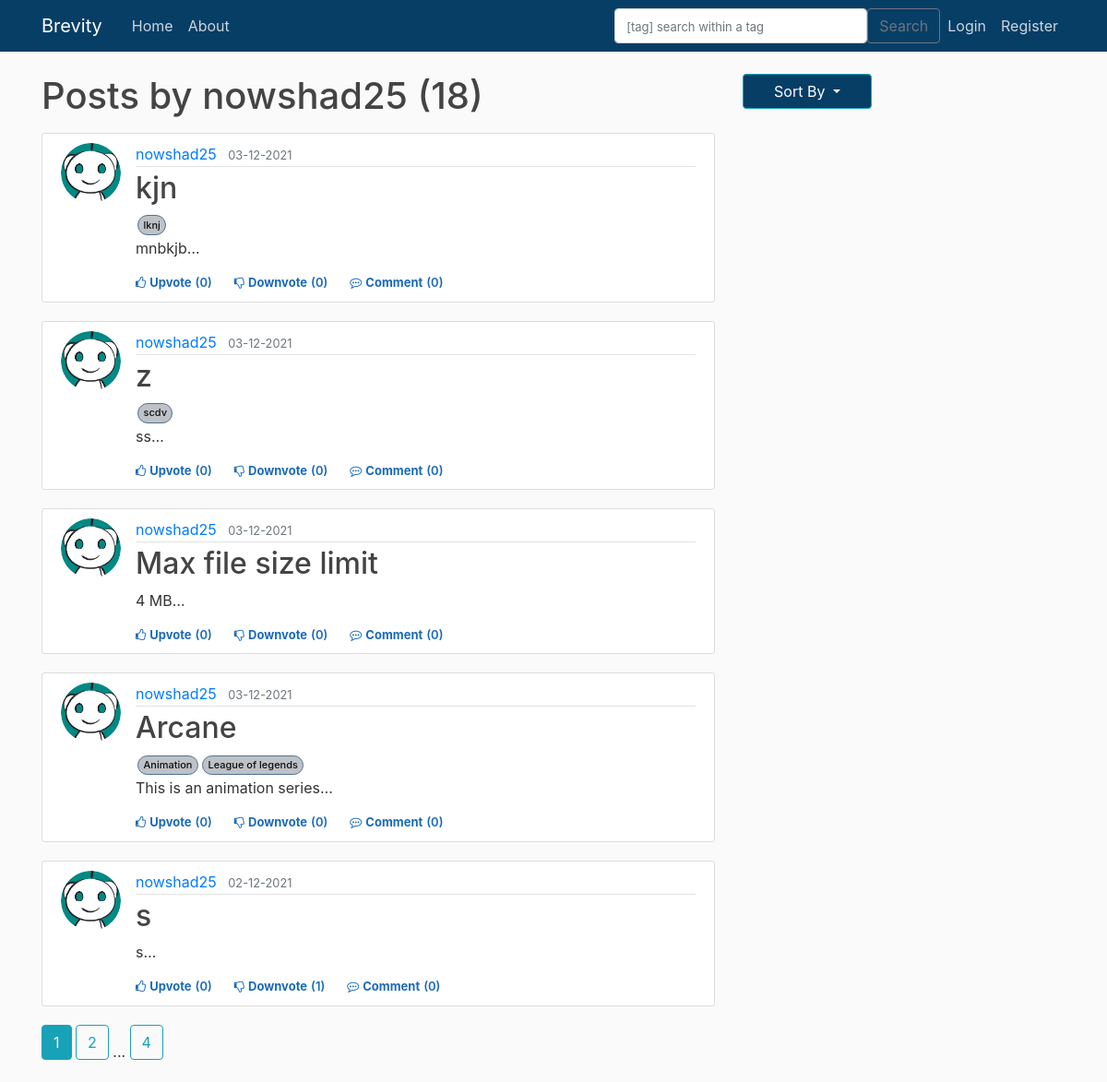
Before: /user/nowshad25 with the older database file.
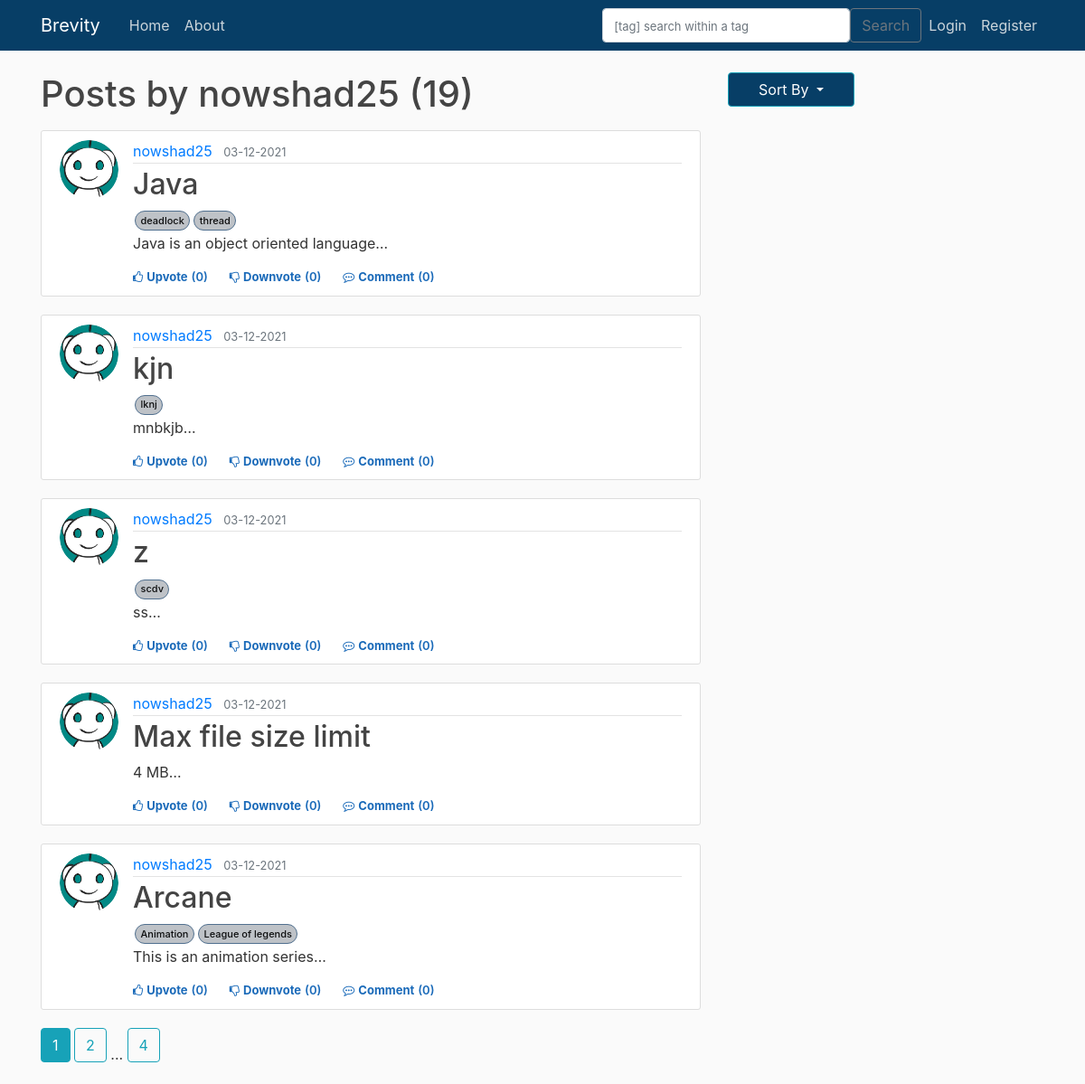
After: the same page with the newer database file.
### brevity/models.py (models this page shows, shortened)
class Post(db.Model):
    id = db.Column(db.Integer, primary_key=True)
    title = db.Column(db.String(100), nullable=False)
    date_posted = db.Column(db.DateTime, nullable=False, default=datetime.utcnow)
    content = db.Column(db.Text, nullable=False)
    user_id = db.Column(db.Integer, db.ForeignKey('user.id'), nullable=False)
    tags = db.relationship('Tag', backref='post', cascade="all, delete", lazy='dynamic')
    upvotes = db.relationship('Upvote', backref='post', lazy='dynamic')
    downvotes = db.relationship('Downvote', backref='post', lazy='dynamic')
    comments = db.relationship('Comment', backref='post', lazy='dynamic')
    resources = db.relationship('ResourceFile', backref='post', lazy='dynamic')

class User(db.Model, UserMixin):
    id = db.Column(db.Integer, primary_key=True)
    username = db.Column(db.String(20), unique=True, nullable=False)
    email = db.Column(db.String(120), unique=True, nullable=False)
    image_file = db.Column(db.String(20), nullable=False, default='default.jpg')
    password = db.Column(db.String(60), nullable=False)
    posts = db.relationship('Post', backref='author', lazy=True)                    #By default SQLAlchemy guess the relationship to be one to many as posts returns a list of post.
    upvoted = db.relationship('Upvote', foreign_keys='Upvote.user_id', backref='user', lazy='dynamic')
    downvoted = db.relationship('Downvote', foreign_keys='Downvote.user_id', backref='user', lazy='dynamic')
    commented = db.relationship('Comment', backref='author', lazy=True)

class Tag(db.Model):
    tag = db.Column(db.String(50), nullable=False, unique=True, primary_key=True)
    post_id = db.Column(db.Integer, db.ForeignKey('post.id'), primary_key=True)

### brevity/users/routes.py (the view)
@users.route("/user/<string:username>")
def user_posts(username):
    form=SearchForm()
    page = request.args.get('page', 1, type=int)
    user = User.query.filter_by(username=username).first_or_404()
    posts = (Post.query.filter_by(author = user)
        .order_by(Post.date_posted.desc())
        .paginate(page = page, per_page = 5)
        )
    return render_template('user_posts.html', posts=posts, form=form, user=user)

### brevity/main/forms.py
class SearchForm(FlaskForm):
    searched = TextAreaField('Searched', validators=[DataRequired()])
    submit = SubmitField('Submit')

### brevity/templates/user_posts.html
{% extends "layout.html" %}
{% block content %}
    <h1 class="mb-3">Posts by {{ user.username }} ({{ posts.total }})</h1>
    {% for post in posts.items %}
        <article class="media content-section">
            <img class="rounded-circle article-img" src="{{ url_for('static', filename = 'profile_pics/' + post.author.image_file)}}">
            <div class="media-body">
                <div class="article-metadata">
                    <a class="mr-2" href="{{ url_for('users.user_posts', username=post.author.username) }}">{{ post.author.username }}</a>
                    <small class="text-muted">{{ post.date_posted.strftime('%d-%m-%Y') }}</small>
                </div>
                <h2><a class="article-title" href="{{ url_for('posts.post', post_id=post.id) }}">{{ post.title }}</a></h2>
                <div class="d-flex ps-relative">
                  {% for tag in post.tags %}
                          <a href="{{ url_for('main.search',form_val=tag.tag, type=1) }}" class="post-tag" >{{tag.tag}}</a>
                  {% endfor %}
                </div>
                <p class="article-content">{{ post.content[:200] }}<span>&#8230;</span></p>
                <div>
                  {% if current_user.is_authenticated %}
                      <div class="d-flex flex-row fs-12" id="vote{{post.id}}">
                          {% if not current_user.has_upvoted_post(post) %}
                              <div class="like cursor votestyle vote" post_id="{{post.id}}" action="upvote"><i class="fa fa-thumbs-o-up"></i><span class="ml-1">Upvote</span></div>
                              <div class="like vote_count" ><span class="ml-1 mr-4">({{post.upvotes.count()}})</span></div>
                          {% else %}
                              <div class="like cursor upvotedstyle vote" post_id="{{post.id}}" action="upvote"><i class="fa fa-thumbs-o-up"></i><span class="ml-1">Upvoted</span></div>
                              <div class="like upvoted_count" ><span class="ml-1 mr-4">({{post.upvotes.count()}})</span></div>
                          {% endif %}
                          {% if not current_user.has_downvoted_post(post) %}
                              <div class="like downvotecursor votestyle vote" post_id="{{post.id}}" action="downvote"><i class="fa fa-thumbs-o-down"></i><span class="ml-1">Downvote</span></div>
                              <div class="like vote_count"><span class="ml-1 mr-4">({{post.downvotes.count()}})</span></div>
                          {% else %}
                              <div class="like downvotecursor downvotedstyle vote" post_id="{{post.id}}" action="downvote"><i class="fa fa-thumbs-o-down"></i><span class="ml-1">Downvoted</span></div>
                              <div class="like downvoted_count"><span class="ml-1 mr-4">({{post.downvotes.count()}})</span></div>
                          {% endif %}
                          <div class="like cursor comment"><i class="fa fa-commenting-o"></i><span class="ml-1"><a class="mr-1 like cursor comment" href="{{ url_for('posts.post', post_id=post.id) }}">Comment</a></span></div>
                          <div class="like comment_count"><span class="ml-0">({{post.comments.count()}})</span></div>
                      </div>
                  {% else %}
                      <div class="d-flex flex-row fs-12">
                          <div class="like cursor unauthorised_upvote"><i class="fa fa-thumbs-o-up"></i><span class="ml-1"><a class="like cursor unauthorised_upvote" href="{{ url_for('posts.vote_action', post_id=post.id, action='unauthorized_upvote')}}">Upvote</a></span></div>
                          <div class="like vote_count" ><span class="ml-1 mr-4">({{post.upvotes.count()}})</span></div>
                          <div class="like downvotecursor unauthorised_downvote"><i class="fa fa-thumbs-o-down"></i><span class="ml-1"><a class="like downvotecursor unauthorised_downvote" href="{{ url_for('posts.vote_action', post_id=post.id, action='unauthorized_downvote')}}">Downvote</a></span></div>
                          <div class="like vote_count"><span class="ml-1 mr-4">({{post.downvotes.count()}})</span></div>
                          <div class="like cursor comment"><i class="fa fa-commenting-o"></i><span class="ml-1"><a class="mr-1 like cursor comment" href="{{ url_for('posts.post', post_id=post.id) }}">Comment</a></span></div>
                          <div class="like comment_count"><span class="ml-0">({{post.comments.count()}})</span></div>
                      </div>
                  {% endif %}
                </div>
            </div>
        </article>
    {% endfor %}
    {% for page_num in posts.iter_pages(left_edge=1, right_edge=1, left_current=1, right_current=2) %}
      {% if page_num %}
        {% if posts.page == page_num %}
          <a class="btn btn-info mb-4" href="{{ url_for('users.user_posts', username=user.username, page=page_num) }}">{{ page_num }}</a>
        {% else %}
          <a class="btn btn-outline-info mb-4" href="{{ url_for('users.user_posts', username=user.username, page=page_num) }}">{{ page_num }}</a>
        {% endif %}
      {% else %}
        ...
      {% endif %}
    {% endfor %}
{% endblock content %}

Changed rows visible on the page:
no longer on this page (row unchanged): Post: image_file (placeholder picture), author.username "nowshad25", date_posted "02-12-2021", title "s", content "s", upvotes.count "0", downvotes.count "1", comments.count "0"
added Post: image_file (placeholder picture), author.username "nowshad25", date_posted "03-12-2021", title "Java", content "Java is an object oriented language", upvotes.count "0", downvotes.count "0", comments.count "0"
added Tag: tag "deadlock", shown under "nowshad25"
added Tag: tag "thread", shown under "nowshad25"
Other visible differences:
{{ posts.total }}: "18" → "19"
